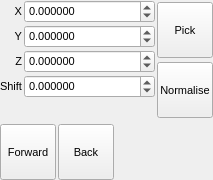
<?xml version="1.0" encoding="UTF-8"?>
<ui version="4.0">
 <class>TransformShiftPopup</class>
 <widget class="QWidget" name="TransformShiftPopup">
  <property name="geometry">
   <rect>
    <x>0</x>
    <y>0</y>
    <width>213</width>
    <height>180</height>
   </rect>
  </property>
  <property name="sizePolicy">
   <sizepolicy hsizetype="Minimum" vsizetype="Minimum">
    <horstretch>0</horstretch>
    <verstretch>0</verstretch>
   </sizepolicy>
  </property>
  <property name="font">
   <font>
    <pointsize>8</pointsize>
   </font>
  </property>
  <property name="windowTitle">
   <string>Transform Shift Popup</string>
  </property>
  <layout class="QGridLayout" name="gridLayout">
   <property name="margin">
    <number>0</number>
   </property>
   <property name="spacing">
    <number>2</number>
   </property>
   <item row="0" column="2" rowspan="5">
    <layout class="QVBoxLayout" name="verticalLayout">
     <item>
      <widget class="QToolButton" name="PickButton">
       <property name="minimumSize">
        <size>
         <width>56</width>
         <height>56</height>
        </size>
       </property>
       <property name="maximumSize">
        <size>
         <width>56</width>
         <height>56</height>
        </size>
       </property>
       <property name="toolTip">
        <string>Define from current selection</string>
       </property>
       <property name="text">
        <string>Pick</string>
       </property>
       <property name="icon">
        <iconset resource="icons.qrc">
         <normaloff>:/basic/icons/basic_pick.svg</normaloff>:/basic/icons/basic_pick.svg</iconset>
       </property>
       <property name="iconSize">
        <size>
         <width>30</width>
         <height>30</height>
        </size>
       </property>
       <property name="checkable">
        <bool>false</bool>
       </property>
       <property name="autoExclusive">
        <bool>false</bool>
       </property>
       <property name="toolButtonStyle">
        <enum>Qt::ToolButtonTextUnderIcon</enum>
       </property>
       <property name="autoRaise">
        <bool>false</bool>
       </property>
      </widget>
     </item>
     <item>
      <widget class="QToolButton" name="NormaliseButton">
       <property name="minimumSize">
        <size>
         <width>56</width>
         <height>56</height>
        </size>
       </property>
       <property name="maximumSize">
        <size>
         <width>56</width>
         <height>56</height>
        </size>
       </property>
       <property name="toolTip">
        <string>Define from current selection</string>
       </property>
       <property name="text">
        <string>Normalise</string>
       </property>
       <property name="icon">
        <iconset resource="icons.qrc">
         <normaloff>:/vector/icons/vector_normalise.svg</normaloff>:/vector/icons/vector_normalise.svg</iconset>
       </property>
       <property name="iconSize">
        <size>
         <width>30</width>
         <height>30</height>
        </size>
       </property>
       <property name="checkable">
        <bool>false</bool>
       </property>
       <property name="autoExclusive">
        <bool>false</bool>
       </property>
       <property name="toolButtonStyle">
        <enum>Qt::ToolButtonTextUnderIcon</enum>
       </property>
       <property name="autoRaise">
        <bool>false</bool>
       </property>
      </widget>
     </item>
    </layout>
   </item>
   <item row="0" column="1">
    <widget class="TExponentialSpin" name="XSpin">
     <property name="sizePolicy">
      <sizepolicy hsizetype="Expanding" vsizetype="Fixed">
       <horstretch>0</horstretch>
       <verstretch>0</verstretch>
      </sizepolicy>
     </property>
     <property name="decimals">
      <number>6</number>
     </property>
     <property name="minimum">
      <double>-100000.000000000000000</double>
     </property>
     <property name="maximum">
      <double>1000000.000000000000000</double>
     </property>
    </widget>
   </item>
   <item row="3" column="1">
    <widget class="TExponentialSpin" name="ShiftSpin">
     <property name="sizePolicy">
      <sizepolicy hsizetype="Expanding" vsizetype="Fixed">
       <horstretch>0</horstretch>
       <verstretch>0</verstretch>
      </sizepolicy>
     </property>
     <property name="decimals">
      <number>6</number>
     </property>
     <property name="minimum">
      <double>-1000000.000000000000000</double>
     </property>
     <property name="maximum">
      <double>1000000.000000000000000</double>
     </property>
    </widget>
   </item>
   <item row="0" column="0">
    <widget class="QLabel" name="label_42">
     <property name="sizePolicy">
      <sizepolicy hsizetype="Minimum" vsizetype="Preferred">
       <horstretch>0</horstretch>
       <verstretch>0</verstretch>
      </sizepolicy>
     </property>
     <property name="text">
      <string>X</string>
     </property>
     <property name="alignment">
      <set>Qt::AlignRight|Qt::AlignTrailing|Qt::AlignVCenter</set>
     </property>
    </widget>
   </item>
   <item row="3" column="0">
    <widget class="QLabel" name="label_43">
     <property name="sizePolicy">
      <sizepolicy hsizetype="Minimum" vsizetype="Preferred">
       <horstretch>0</horstretch>
       <verstretch>0</verstretch>
      </sizepolicy>
     </property>
     <property name="text">
      <string>Shift</string>
     </property>
    </widget>
   </item>
   <item row="1" column="0">
    <widget class="QLabel" name="label_40">
     <property name="sizePolicy">
      <sizepolicy hsizetype="Minimum" vsizetype="Preferred">
       <horstretch>0</horstretch>
       <verstretch>0</verstretch>
      </sizepolicy>
     </property>
     <property name="text">
      <string>Y</string>
     </property>
     <property name="alignment">
      <set>Qt::AlignRight|Qt::AlignTrailing|Qt::AlignVCenter</set>
     </property>
    </widget>
   </item>
   <item row="1" column="1">
    <widget class="TExponentialSpin" name="YSpin">
     <property name="sizePolicy">
      <sizepolicy hsizetype="Expanding" vsizetype="Fixed">
       <horstretch>0</horstretch>
       <verstretch>0</verstretch>
      </sizepolicy>
     </property>
     <property name="decimals">
      <number>6</number>
     </property>
     <property name="minimum">
      <double>-1000000.000000000000000</double>
     </property>
     <property name="maximum">
      <double>1000000.000000000000000</double>
     </property>
    </widget>
   </item>
   <item row="2" column="0">
    <widget class="QLabel" name="label_41">
     <property name="sizePolicy">
      <sizepolicy hsizetype="Minimum" vsizetype="Preferred">
       <horstretch>0</horstretch>
       <verstretch>0</verstretch>
      </sizepolicy>
     </property>
     <property name="text">
      <string>Z</string>
     </property>
     <property name="alignment">
      <set>Qt::AlignRight|Qt::AlignTrailing|Qt::AlignVCenter</set>
     </property>
    </widget>
   </item>
   <item row="2" column="1">
    <widget class="TExponentialSpin" name="ZSpin">
     <property name="sizePolicy">
      <sizepolicy hsizetype="Expanding" vsizetype="Fixed">
       <horstretch>0</horstretch>
       <verstretch>0</verstretch>
      </sizepolicy>
     </property>
     <property name="decimals">
      <number>6</number>
     </property>
     <property name="minimum">
      <double>-1000000.000000000000000</double>
     </property>
     <property name="maximum">
      <double>1000000.000000000000000</double>
     </property>
    </widget>
   </item>
   <item row="5" column="0" colspan="3">
    <layout class="QHBoxLayout" name="horizontalLayout_2">
     <item>
      <widget class="QToolButton" name="ForwardButton">
       <property name="minimumSize">
        <size>
         <width>56</width>
         <height>56</height>
        </size>
       </property>
       <property name="maximumSize">
        <size>
         <width>56</width>
         <height>56</height>
        </size>
       </property>
       <property name="toolTip">
        <string>Define from current selection</string>
       </property>
       <property name="text">
        <string>Forward</string>
       </property>
       <property name="icon">
        <iconset resource="icons.qrc">
         <normaloff>:/basic/icons/basic_plus.svg</normaloff>:/basic/icons/basic_plus.svg</iconset>
       </property>
       <property name="iconSize">
        <size>
         <width>30</width>
         <height>30</height>
        </size>
       </property>
       <property name="checkable">
        <bool>false</bool>
       </property>
       <property name="autoExclusive">
        <bool>false</bool>
       </property>
       <property name="toolButtonStyle">
        <enum>Qt::ToolButtonTextUnderIcon</enum>
       </property>
       <property name="autoRaise">
        <bool>false</bool>
       </property>
      </widget>
     </item>
     <item>
      <widget class="QToolButton" name="BackButton">
       <property name="minimumSize">
        <size>
         <width>56</width>
         <height>56</height>
        </size>
       </property>
       <property name="maximumSize">
        <size>
         <width>56</width>
         <height>56</height>
        </size>
       </property>
       <property name="toolTip">
        <string>Define from current selection</string>
       </property>
       <property name="text">
        <string>Back</string>
       </property>
       <property name="icon">
        <iconset resource="icons.qrc">
         <normaloff>:/basic/icons/basic_minus.svg</normaloff>:/basic/icons/basic_minus.svg</iconset>
       </property>
       <property name="iconSize">
        <size>
         <width>30</width>
         <height>30</height>
        </size>
       </property>
       <property name="checkable">
        <bool>false</bool>
       </property>
       <property name="autoExclusive">
        <bool>false</bool>
       </property>
       <property name="toolButtonStyle">
        <enum>Qt::ToolButtonTextUnderIcon</enum>
       </property>
       <property name="autoRaise">
        <bool>false</bool>
       </property>
      </widget>
     </item>
     <item>
      <spacer name="horizontalSpacer_2">
       <property name="orientation">
        <enum>Qt::Horizontal</enum>
       </property>
       <property name="sizeHint" stdset="0">
        <size>
         <width>40</width>
         <height>20</height>
        </size>
       </property>
      </spacer>
     </item>
    </layout>
   </item>
  </layout>
 </widget>
 <customwidgets>
  <customwidget>
   <class>TExponentialSpin</class>
   <extends>QDoubleSpinBox</extends>
   <header>gui/texponentialspin.hui</header>
  </customwidget>
 </customwidgets>
 <resources>
  <include location="icons.qrc"/>
 </resources>
 <connections/>
</ui>
